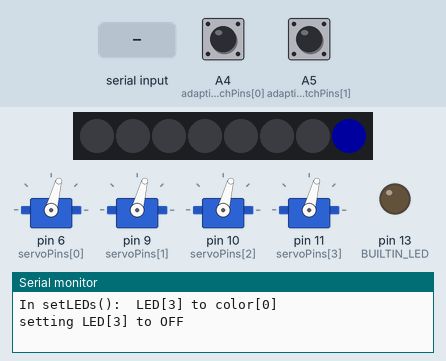
A sketch run on a simulated Arduino Nano, built with avr-gcc and run on an emulated ATmega328P. Parts: 8 RGB LEDs in strip order, left to right, 4 × servo, output pins drawn as LEDs (lit = HIGH), the last lines printed to the serial monitor. Inputs (shaded band) come from the test bench; at power-on: A4 (adaptiveSwitchPins[0]) HIGH, A5 (adaptiveSwitchPins[1]) HIGH. Dim RGB values are drawn brighter than linear.

Above: at 1.4 s.
1.5 s: A4 (adaptiveSwitchPins[0]) pulled LOW for 0.15 s
At 1.83 s:
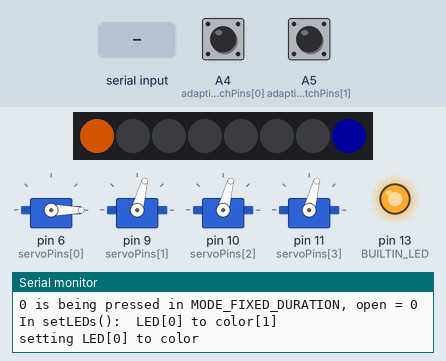
4.6 s: A5 (adaptiveSwitchPins[1]) pulled LOW for 0.15 s
At 4.93 s:
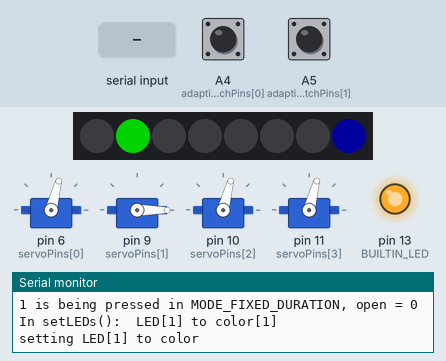
5.3 s: "C65\n" received over Serial
7.5 s: A4 (adaptiveSwitchPins[0]) pulled LOW for 1 s
At 10.05 s:
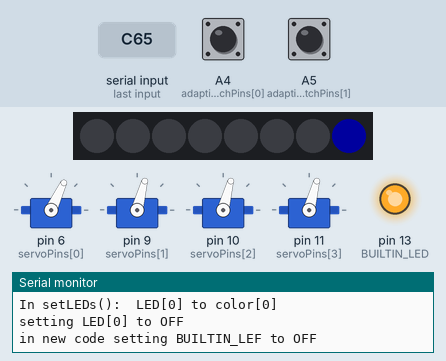
11.5 s: A5 (adaptiveSwitchPins[1]) pulled LOW for 1 s
At 12.5 s:
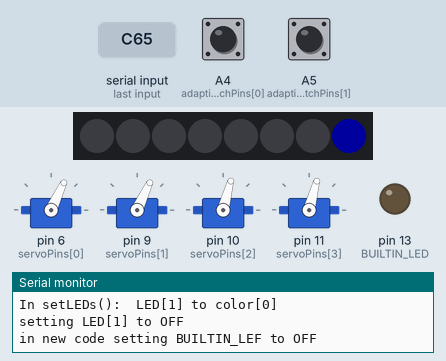
15.5 s: "C75\n" received over Serial
Timing chart, 0 to 18.5 s (numbered marks = the images above; inputs shaded):
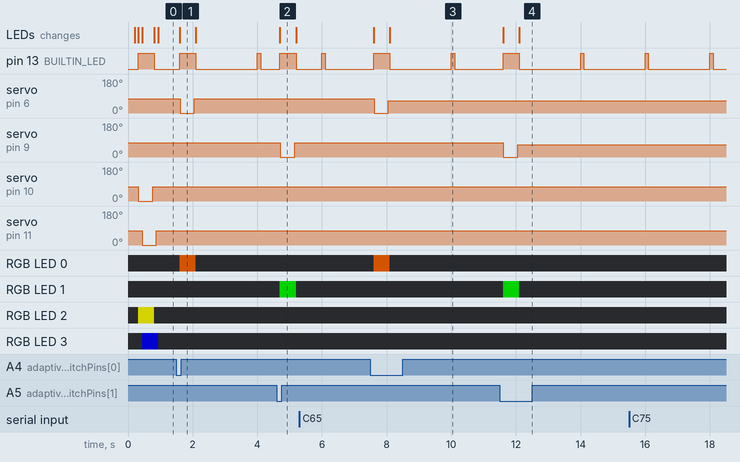

The sketch:

hippos.ino
```cpp
// (licence header left out)
#include <Adafruit_NeoPixel.h>
#include <Servo.h>

const int BUILTIN_LED = 13;  // Built-in LED
const unsigned long BLINK_INTERVAL = 2000;  // Total cycle time (2 seconds)
const unsigned long ON_DURATION = 100;     // LED on for 1 second
unsigned long previousBlink = 0;
bool ledOn = false;
const int NUM_HIPPOS = 4;

/******************************/
/*  Neopixel LED declarations */
/******************************/

#define NEOPIXEL_PIN A0      // Choose just about any free  pin
#define NUM_PIXELS   8        // Full strip length, even if you're only using 4
Adafruit_NeoPixel pixels(NUM_PIXELS, NEOPIXEL_PIN, NEO_GRB + NEO_KHZ800);  //neopixel object that maintains state
uint32_t hippoColors[4] = {
  pixels.Color(125, 50, 0),   // for when ORANGE_HIPPO switch is activated
  pixels.Color(0, 125, 0),     // for when GREEN_HIPPO  switch is activated
  pixels.Color(125, 125, 0),   // for when YELLOW_HIPPO switch is activated
  pixels.Color(0, 0, 125)     // for when BLUE_HIPPO   switch is activated
};
#define MODE_1_COLOR   pixels.Color(0, 0, 30)
#define MODE_2_COLOR   pixels.Color(0, 30, 0)
#define STATUS_PIXEL   7        // use one pixel for the mode status

#define OFF pixels.Color(0, 0, 0)

/*****************************************/
/*  Adaptive switch related declarations */
/*****************************************/

const int adaptiveSwitchPins[NUM_HIPPOS] = {A4, A5, A6, A7}; // Adaptive switch input pins (see breadboard)

const unsigned long DEBOUNCE_TIME = 50;     // in millisseconds. Shouldn't need to change. Makes sure button press is only seen once.
const unsigned long DOUBLE_TAP_WINDOW = 500; // in millisseconds, to detect and avoid accidental double-activation
bool buttonState[NUM_HIPPOS] = {false}; // Debounce tracking for each switch
bool lastButtonState[NUM_HIPPOS] = {false}; // Debounce tracking for each switch
unsigned long lastDebounceTime[NUM_HIPPOS] = {0}; // Debounce tracking for each switch
// Double-tap mode toggle tracking
unsigned long lastTapTime[NUM_HIPPOS] = {0}; // for each switch
int tapCount[NUM_HIPPOS] = {0};

/*******************************/
/*  Servo related declarations */
/*******************************/

const int servoPins[NUM_HIPPOS] = {6, 9, 10, 11};    // Servo output pins for Arduino Nano 33 IoT (see breadboard)
Servo hippoServos[NUM_HIPPOS]; // Servo objects, each one controls a hippo via a physical pin listed in servoPins[]

// ⚙️ NOTE: This implementation uses a single open/close value (below) for all 4 servos.
// If you'd like to tune each servo individually (for example, to account for mechanical differences),
// you can change SERVO_OPEN_POS and SERVO_CLOSED_POS from single int variables
// to arrays: int servoOpenPos[NUM_HIPPOS]; and int servoClosedPos[NUM_HIPPOS];
// Then update the code wherever SERVO_OPEN_POS or SERVO_CLOSED_POS is used
// to access the value specific to that servo (e.g., servoOpenPos[i]).
// This approach fits well with the current structure, which already uses index-based arrays.

int SERVO_OPEN_POS  = 0;   // Servo position when hippo head extends out. Change this as necessary.
int SERVO_CLOSED_POS = 75; // Servo position when hippo head returns. Change this as necessary.

enum ModeType { MODE_HOLD_TO_OPEN = 2, MODE_FIXED_DURATION = 1 };
ModeType mode = MODE_FIXED_DURATION; //game can operate in 2 different modes. Holding the servo open or timed.
//ModeType mode = MODE_HOLD_TO_OPEN; //game can operate in 2 different modes. Holding the servo open or timed.
const unsigned long SERVO_OPEN_TIME = 500;  // in millisseconds (adjustable for Mode 1 - Fixed Duration)
bool servoIsOpen[NUM_HIPPOS] = {false}; // Need to track servo timing if we're using  mode MODE_FIXED_DURATION
unsigned long servoCloseTime[NUM_HIPPOS] = {0}; // Need to track servo timing if we're using  mode MODE_FIXED_DURATION

/* Forward Declarations for all functions */
void setup();
void loop();
void processSerial();
void processServos();
void setOpenPosition(int pos);
void setClosePosition(int pos);
void setLEDs(int LEDnum, boolean new_state);
void toggleMode();
void waitForSerial(unsigned long timeout_ms = 3000);

void setup() {
  Serial.begin(9600);                     // start the serial port object so we can read and write to it
  waitForSerial(3000);  // Wait up to 3000ms (3 seconds) for Serial connection, then move on
  Serial.println("🐗 Hungry Hippos Controller Ready");
  Serial.println("Default Mode: MODE 1 (Fixed Duration)");
  pinMode(BUILTIN_LED, OUTPUT);
  digitalWrite(BUILTIN_LED, LOW);  // Start with LED off
  pixels.begin();       // Initialize NeoPixel LED strip
  pixels.clear();       // Make sure all pixels are off
  pixels.show();        // Push that update to the strip
  delay(200);
  for (int i = 0; i < NUM_HIPPOS; i++) { // loop thru all the servos and...
    pinMode(adaptiveSwitchPins[i], INPUT_PULLUP); // declare their I/O pin. PULLUP causes the pin to have a 1 value except while the button is pressed it's a 0.
    hippoServos[i].attach(servoPins[i]);       // associate that I/O pin with their server "object"
    hippoServos[i].write(SERVO_CLOSED_POS);    // set the servo arm to the closed position
  }
  pixels.setPixelColor(STATUS_PIXEL, MODE_1_COLOR);  // Change mode color on LED 7 so user knows what mode (green or blue)
  pixels.show();        // Push that update to the strip
}

void loop() {
unsigned long currentTime = millis();
bool anyServoOpen = false;

// need to know if any buttons are being pressed, so the blining heartbeat doesn't exteinguish the builtin LED.
for (int i = 0; i < NUM_HIPPOS; i++) {
  if (servoIsOpen[i]) {
    anyServoOpen = true;
    break;  // Exit early if any servo is open
  }
}

  if (!ledOn && (currentTime - previousBlink >= BLINK_INTERVAL)) {
    digitalWrite(BUILTIN_LED, HIGH);
    previousBlink = currentTime;
    ledOn = true;
  }

// only extinguish the builtin LED on the heartbeat timer if also no servo is being held open.
if (anyServoOpen) {
  digitalWrite(BUILTIN_LED, HIGH);  // Keep LED on if any servo is open
  } else {
    if (ledOn && (currentTime - previousBlink >= ON_DURATION)) {
      digitalWrite(BUILTIN_LED, LOW);
      Serial.println("in new code setting BUILTIN_LEF to OFF");
      ledOn = false;
    }
  }

  if (Serial.available() >= 3) {  // Wait for full 3-character command (like "C75") on serial port
      processSerial();
    }
  processServos();
}

/*********************/
/*  Helper Functions */
/*********************/

void processSerial() {
  char command = Serial.read();    // 'O' or 'C'
  char digit1 = Serial.read();     // First digit for servo degrees
  char digit2 = Serial.read();     // Second digit for servo degrees

  // NOTE: These changes are temporary and will not persist if the board is restarted.
  // To make permanent, update the SERVO_OPEN_POS and SERVO_CLOSED_POS constants in code.

  if ((command == 'c' || command == 'C'|| command == 'o'|| command == 'O') && // Check if all are valid ASCII digits
      isDigit(digit1) && isDigit(digit2)) {
    int value = (digit1 - '0') * 10 + (digit2 - '0');
    if (command == 'O' || command == 'o') {
      setOpenPosition(value);
    } else {
      setClosePosition(value);
    }
  } else {
    Serial.println("Invalid input. Format: Oxx or Cxx. Saw comand " + String(command) + String(digit1) + String(digit2));
  }
  while (Serial.available()) Serial.read(); // Clear any leftover bytes to keep things clean
}

void processServos(){
unsigned long now = millis();
  /*
   * Loop through each hippo/switch pair, using the loop index `i` to access elements in our arrays.
   * Note: `i` is just an index — it does NOT refer to an actual pin number.
   *
   * For example, when i == 3:
   *   adaptiveSwitchPins[3] == 4      → this means we’re reading from input pin 4
   *   servoPins[3]          == 10     → this means we’re writing to servo on output pin 10
   *   hippoServos[3]                  → this is the Servo object that was attached to pin 10
   *                                     in setup() via hippoServos[i].attach(servoPins[i]);
   *
   * So when we see a LOW signal (button press) on pin 4, we move the servo connected to pin 10.
   * This pattern repeats for all 4 hippos, with each `i` controlling its corresponding pair.
   */

  for (int i = 0; i < NUM_HIPPOS; i++) {
    bool reading = digitalRead(adaptiveSwitchPins[i]) == LOW; // Active LOW = button pressed

    if (reading != lastButtonState[i]) {  // Debounce logic for the buttons
      lastDebounceTime[i] = now;
      lastButtonState[i] = reading;
    }

    if ((now - lastDebounceTime[i]) > DEBOUNCE_TIME) {
      if (reading != buttonState[i]) {
        buttonState[i] = reading;  // Update debounced state
        if (buttonState[i]) { // ---------- Edge event (button just pressed) ----------
          if ((now - lastTapTime[i]) < DOUBLE_TAP_WINDOW) { // Double-tap logic
            tapCount[i]++;
          } else {
            tapCount[i] = 1;
          }
          lastTapTime[i] = now;
          if (tapCount[i] >= 2) {
            toggleMode(); // user did a double-tap to toggle modes. Le's do it!
            tapCount[i] = 0;
            for (int j = 0; j < NUM_HIPPOS; j++) { // Also reset other players' tap counts to prevent race toggles
              if (j != i) tapCount[j] = 0;
            }
          }

          if (mode == MODE_FIXED_DURATION) {   // Mode 1: Timed open, so open servo and start timing it
            Serial.println(String(i) + " is being pressed in MODE_FIXED_DURATION, open = " + String(SERVO_OPEN_POS));
            setLEDs(i, true);
            hippoServos[i].write(SERVO_OPEN_POS);
            servoIsOpen[i] = true;
            servoCloseTime[i] = now + SERVO_OPEN_TIME;
          }

          if (mode == MODE_HOLD_TO_OPEN) { // Mode 2: Just pressed → open, open servo but don't bother timing it.
            Serial.println(String(i) + " PRESSED → OPEN in MODE_HOLD_TO_OPEN, open = " + String(SERVO_OPEN_POS));
            setLEDs(i, true);
            hippoServos[i].write(SERVO_OPEN_POS);
            servoIsOpen[i] = true;
          }
        }

        else { // We're in mode 2 and saw an edge event (button just released) so close it! ----------
          if (mode == MODE_HOLD_TO_OPEN) {
            Serial.println(String(i) + " RELEASED → CLOSE in MODE_HOLD_TO_OPEN, closed = " + String(SERVO_CLOSED_POS));
            hippoServos[i].write(SERVO_CLOSED_POS);
            servoIsOpen[i] = false;
            setLEDs(i, false);
          }
        }
      }
    }

    // We're in Mode 1 and the servo duration timed out. Close it! ----------
    if (mode == MODE_FIXED_DURATION && servoIsOpen[i] && now >= servoCloseTime[i]) {
      Serial.println(String(i) + " is closing due to MODE_FIXED_DURATION, closed = " + String(SERVO_CLOSED_POS));
      hippoServos[i].write(SERVO_CLOSED_POS);
      setLEDs(i, false);
      servoIsOpen[i] = false;
    }
  }
}

void setOpenPosition(int pos) { // User is temporarily redefining the open position of the servo
  if (pos < 0 || pos > 180) {
    Serial.println("Servo position must be between 0 and 180.");
    return;
  }
  SERVO_OPEN_POS = pos;
  Serial.println("Setting OPEN position to " + String(SERVO_OPEN_POS));
}

void setClosePosition(int pos) { // User is temporarily redefining the closed position of the servo
  if (pos < 0 || pos > 180) {
    Serial.println("Servo position must be between 0 and 180.");
    return;
  }
  SERVO_CLOSED_POS = pos;
  Serial.println("Setting CLOSED position to " + String(SERVO_CLOSED_POS));
}

void setLEDs(int LEDnum, boolean new_state){
  if (LEDnum < 0 || LEDnum > NUM_PIXELS - 1) {
    Serial.println("Neopixel number must be between 0 and " + String(NUM_PIXELS - 1) + ". " + String(LEDnum) + " was seen.");
    return;
  }
  Serial.println("In setLEDs():  LED[" + String(LEDnum) + "] to color[" + String(new_state) + "]");

  if (new_state){
    Serial.println("setting LED[" + String(LEDnum) + "] to color");
    pixels.setPixelColor(LEDnum, hippoColors[LEDnum]);  // Turn on LED
    digitalWrite(BUILTIN_LED, HIGH);
  }
  else{
    Serial.println("setting LED[" + String(LEDnum) + "] to OFF");
    pixels.setPixelColor(LEDnum, OFF);  // Turn on LED OFF
    digitalWrite(BUILTIN_LED, LOW);
  }
  pixels.show();     // Push to LED strip
  delay(10);
}

void toggleMode() { // toggle servos between  staying open a preset lenght of time or waiting for button release
  if (mode == MODE_FIXED_DURATION) {
    mode = MODE_HOLD_TO_OPEN;
    pixels.setPixelColor(STATUS_PIXEL, MODE_2_COLOR);  // Change mode color on LED 0 so user knows what mode
    Serial.println("🔄 Switched to MODE 2: Hold-to-Open");
  } else {
    mode = MODE_FIXED_DURATION;
    pixels.setPixelColor(STATUS_PIXEL, MODE_1_COLOR);  // Change mode color on LED 0 so user knows what mode
    Serial.println("🔄 Switched to MODE 1: Timed Press");
  }
  pixels.show();    // Push new LED color to LED strip
}

void waitForSerial(unsigned long timeout_ms) {
  unsigned long start = millis();
  while (!Serial && (millis() - start < timeout_ms)) {
    delay(10);
  }
}
```

Measured:
- after the input at 1.5 s, servo on pin 6 (servoPins[0]): 75° → 0° after 0.11 s, → 75° 0.44 s later; RGB LED 0: off → RGB(125, 50, 0) after 0.10 s, → off 0.50 s later; the LEDs: change after 0.10 s (image 1)
- after the input at 4.6 s, pin 13 (BUILTIN_LED): LOW → HIGH after 0.10 s, → LOW 0.50 s later; servo on pin 9 (servoPins[1]): 75° → 0° after 0.11 s, → 75° 0.44 s later; RGB LED 1: off → RGB(0, 125, 0) after 0.10 s, → off 0.50 s later; the LEDs: change after 0.10 s (image 2)
- after the input at 7.5 s, servo on pin 6 (servoPins[0]): 75° → 0° after 0.11 s, → 65° 0.44 s later; RGB LED 0: off → RGB(125, 50, 0) after 0.10 s, → off 0.50 s later; the LEDs: first change after 0.10 s (image 3 shows a later state)
- after the input at 11.5 s, servo on pin 9 (servoPins[1]): 75° → 0° after 0.11 s, → 65° 0.44 s later; RGB LED 1: off → RGB(0, 125, 0) after 0.10 s, → off 0.50 s later; the LEDs: first change after 0.10 s (image 4 shows a later state)
